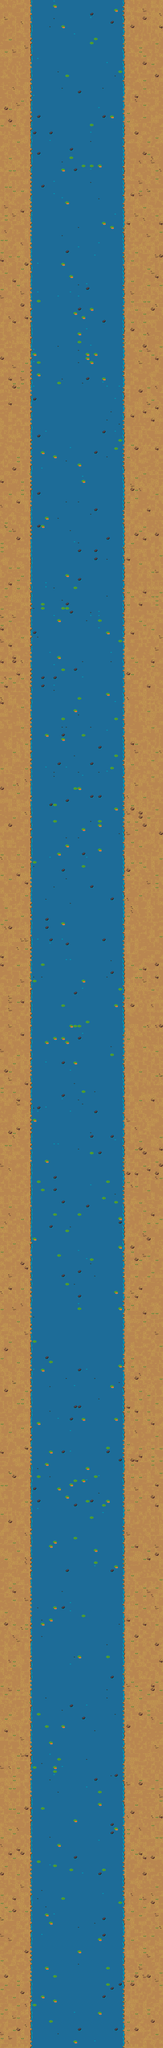

This is a level from a 2D game, rendered from its Tiled map with the project's own tilesets. A one-line summary and the map file follow, with tile-layer data summarised:
An orthogonal 40x500 tile map with 32x32 px tiles, 2 tile layers (Слой тайлов 1, Слой тайлов 2) and 140 objects (38x airplane, 35x tankright, 35x heli, 28x tankleft, 3x bonus, ...).

<map version="1.0" orientation="orthogonal" renderorder="right-down" width="40" height="500" tilewidth="32" tileheight="32" nextobjectid="158">
 <tileset firstgid="1" name="tileset01" tilewidth="32" tileheight="32" tilecount="400" columns="20">
  <image source="tileset01.png" width="640" height="640" />
  <tile id="20" probability="100" />
  <tile id="69" probability="0.2" />
  <tile id="70" probability="0.2" />
  <tile id="71" probability="0.2" />
  <tile id="72" probability="0.2" />
  <tile id="73" probability="0.2" />
 </tileset>
 <layer name="Слой тайлов 1" width="40" height="500">
  <data>[20000 cells, 20000 non-empty, 26 distinct tile ids]</data>
 </layer>
 <layer name="Слой тайлов 2" width="40" height="500">
  <data>[20000 cells, 9000 non-empty, 36 distinct tile ids]</data>
 </layer>
 <objectgroup name="Collision">
  <object id="3" name="player" x="576" y="15619" width="30" height="27" />
  <object id="4" name="bonus" x="578" y="15136" width="28" height="31" />
  <object id="6" name="bonus" x="609" y="9502" width="31" height="35" />
  <object id="7" name="bonus" x="608" y="3710" width="31" height="34" />
  <object id="13" name="tankleft" x="64" y="13663" width="31" height="32" />
  <object id="14" name="tankright" x="1121" y="13504" width="29" height="31" />
  <object id="17" name="tankleft" x="95.5" y="12737" width="31" height="32" />
  <object id="18" name="tankleft" x="95.5" y="12254" width="31" height="32" />
  <object id="19" name="tankleft" x="95.5" y="10880" width="31" height="32" />
  <object id="20" name="tankleft" x="159.5" y="10755" width="31" height="32" />
  <object id="21" name="tankleft" x="126.5" y="10942" width="31" height="32" />
  <object id="22" name="tankleft" x="160.5" y="9952" width="31" height="32" />
  <object id="23" name="tankleft" x="98.5" y="9535" width="31" height="32" />
  <object id="24" name="tankleft" x="98.5" y="8734" width="31" height="32" />
  <object id="25" name="tankleft" x="155.5" y="8262" width="31" height="32" />
  <object id="26" name="tankleft" x="123.5" y="8191" width="31" height="32" />
  <object id="27" name="tankleft" x="189.5" y="8097" width="31" height="32" />
  <object id="28" name="tankleft" x="159.5" y="7072" width="31" height="32" />
  <object id="29" name="tankleft" x="160.5" y="6622" width="31" height="32" />
  <object id="30" name="tankleft" x="129.5" y="5663" width="31" height="32" />
  <object id="31" name="tankleft" x="129.5" y="5408" width="31" height="32" />
  <object id="32" name="tankleft" x="94.5" y="4930" width="31" height="32" />
  <object id="33" name="tankleft" x="156.5" y="4411" width="31" height="32" />
  <object id="34" name="tankleft" x="95.5" y="3969" width="31" height="32" />
  <object id="35" name="tankleft" x="129.5" y="3296" width="31" height="32" />
  <object id="36" name="tankleft" x="160.5" y="2656" width="31" height="32" />
  <object id="37" name="tankleft" x="161.5" y="1822" width="31" height="32" />
  <object id="38" name="tankleft" x="188.5" y="1312" width="31" height="32" />
  <object id="39" name="tankleft" x="92.5" y="767" width="31" height="32" />
  <object id="40" name="tankleft" x="187.5" y="287" width="31" height="32" />
  <object id="41" name="tankright" x="1055.5" y="13056.5" width="29" height="31" />
  <object id="42" name="tankright" x="1120.5" y="12608.5" width="29" height="31" />
  <object id="43" name="tankright" x="1058.5" y="12289.5" width="29" height="31" />
  <object id="44" name="tankright" x="1153.5" y="11937.5" width="29" height="31" />
  <object id="45" name="tankright" x="1059.5" y="11745.5" width="29" height="31" />
  <object id="46" name="tankright" x="1185.5" y="11455.5" width="29" height="31" />
  <object id="47" name="tankright" x="1121.5" y="10913.5" width="29" height="31" />
  <object id="48" name="tankright" x="1084.5" y="10592.5" width="29" height="31" />
  <object id="49" name="tankright" x="1152.5" y="10467.5" width="29" height="31" />
  <object id="50" name="tankright" x="1056.5" y="10369.5" width="29" height="31" />
  <object id="51" name="tankright" x="1152.5" y="10177.5" width="29" height="31" />
  <object id="52" name="tankright" x="1154.5" y="9921.5" width="29" height="31" />
  <object id="53" name="tankright" x="1122.5" y="9279.5" width="29" height="31" />
  <object id="54" name="tankright" x="1120.5" y="8672.5" width="29" height="31" />
  <object id="55" name="tankright" x="1090.5" y="8318.5" width="29" height="31" />
  <object id="56" name="tankright" x="1121.5" y="7709.5" width="29" height="31" />
  <object id="57" name="tankright" x="1086.5" y="7332.5" width="29" height="31" />
  <object id="58" name="tankright" x="1119.5" y="7203.5" width="29" height="31" />
  <object id="59" name="tankright" x="1025.5" y="7139.5" width="29" height="31" />
  <object id="60" name="tankright" x="1121.5" y="6623.5" width="29" height="31" />
  <object id="61" name="tankright" x="1087.5" y="6017.5" width="29" height="31" />
  <object id="62" name="tankright" x="1056.5" y="5632.5" width="29" height="31" />
  <object id="63" name="tankright" x="1185.5" y="5375.5" width="29" height="31" />
  <object id="64" name="tankright" x="1122.5" y="4767.5" width="29" height="31" />
  <object id="65" name="tankright" x="1123.5" y="4258.5" width="29" height="31" />
  <object id="66" name="tankright" x="1122.5" y="2912.5" width="29" height="31" />
  <object id="67" name="tankright" x="1027.5" y="2822.5" width="29" height="31" />
  <object id="68" name="tankright" x="1056.5" y="2688.5" width="29" height="31" />
  <object id="69" name="tankright" x="1120.5" y="2016.5" width="29" height="31" />
  <object id="70" name="tankright" x="1155.5" y="1505.5" width="29" height="31" />
  <object id="71" name="tankright" x="1027.5" y="1121.5" width="29" height="31" />
  <object id="72" name="tankright" x="1186.5" y="796.5" width="29" height="31" />
  <object id="73" name="heli" x="448" y="13537" width="32" height="32" />
  <object id="79" name="heli" x="705" y="13440" width="32" height="32" />
  <object id="80" name="heli" x="319" y="12448" width="32" height="32" />
  <object id="81" name="heli" x="452" y="12353" width="32" height="32" />
  <object id="82" name="heli" x="868" y="12419" width="32" height="32" />
  <object id="83" name="heli" x="351" y="11200" width="32" height="32" />
  <object id="84" name="heli" x="831" y="11105" width="32" height="32" />
  <object id="85" name="heli" x="417" y="10177" width="32" height="32" />
  <object id="86" name="heli" x="320" y="10397" width="32" height="32" />
  <object id="87" name="heli" x="414" y="8771" width="32" height="32" />
  <object id="88" name="heli" x="799" y="8607" width="32" height="32" />
  <object id="89" name="heli" x="385" y="8445" width="32" height="32" />
  <object id="90" name="heli" x="290" y="7587" width="32" height="32" />
  <object id="91" name="heli" x="353" y="7713" width="32" height="32" />
  <object id="92" name="heli" x="862" y="6816" width="32" height="32" />
  <object id="93" name="heli" x="736" y="6724" width="32" height="32" />
  <object id="94" name="heli" x="446" y="6206" width="32" height="32" />
  <object id="95" name="heli" x="319" y="6047" width="32" height="32" />
  <object id="96" name="heli" x="831" y="5153" width="32" height="32" />
  <object id="97" name="heli" x="704" y="5023" width="32" height="32" />
  <object id="98" name="heli" x="389" y="4194" width="32" height="32" />
  <object id="99" name="heli" x="866" y="3869" width="32" height="32" />
  <object id="100" name="heli" x="798" y="3169" width="32" height="32" />
  <object id="101" name="heli" x="319" y="3583" width="32" height="32" />
  </objectgroup>
</map>
<!-- 54 of 140 objects omitted -->
